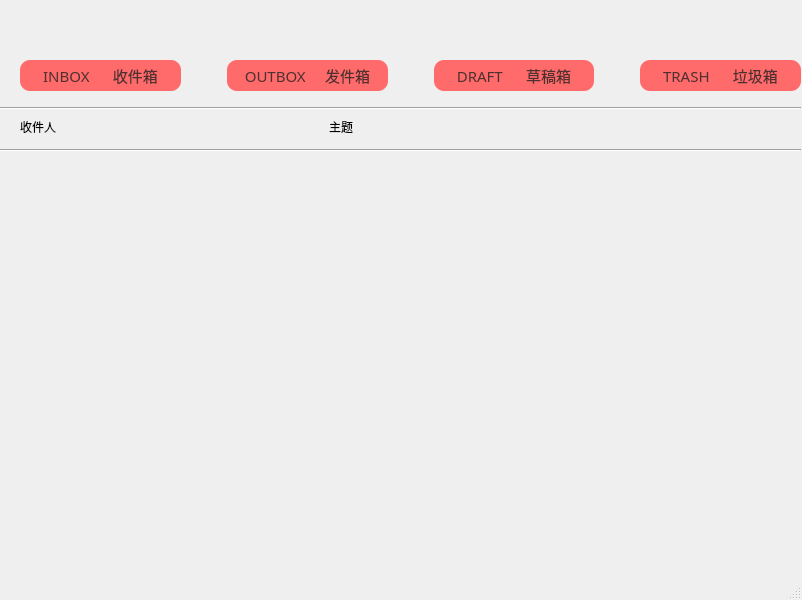
<?xml version="1.0" encoding="UTF-8"?>
<ui version="4.0">
 <class>draft</class>
 <widget class="QMainWindow" name="draft">
  <property name="geometry">
   <rect>
    <x>0</x>
    <y>0</y>
    <width>802</width>
    <height>600</height>
   </rect>
  </property>
  <property name="windowTitle">
   <string>MainWindow</string>
  </property>
  <widget class="QWidget" name="centralwidget">
   <widget class="Line" name="line_2">
    <property name="geometry">
     <rect>
      <x>0</x>
      <y>100</y>
      <width>801</width>
      <height>16</height>
     </rect>
    </property>
    <property name="orientation">
     <enum>Qt::Horizontal</enum>
    </property>
   </widget>
   <widget class="QWidget" name="layoutWidget_3">
    <property name="geometry">
     <rect>
      <x>20</x>
      <y>111</y>
      <width>611</width>
      <height>31</height>
     </rect>
    </property>
    <layout class="QHBoxLayout" name="horizontalLayout_15">
     <item>
      <widget class="QLabel" name="label">
       <property name="font">
        <font>
         <family>Adobe 黑体 Std R</family>
        </font>
       </property>
       <property name="text">
        <string>收件人</string>
       </property>
      </widget>
     </item>
     <item>
      <widget class="QLabel" name="label_14">
       <property name="font">
        <font>
         <family>Adobe 黑体 Std R</family>
        </font>
       </property>
       <property name="text">
        <string>主题</string>
       </property>
      </widget>
     </item>
    </layout>
   </widget>
   <widget class="Line" name="line_4">
    <property name="geometry">
     <rect>
      <x>0</x>
      <y>140</y>
      <width>801</width>
      <height>20</height>
     </rect>
    </property>
    <property name="orientation">
     <enum>Qt::Horizontal</enum>
    </property>
   </widget>
   <widget class="QWidget" name="verticalLayoutWidget_8">
    <property name="geometry">
     <rect>
      <x>660</x>
      <y>170</y>
      <width>91</width>
      <height>331</height>
     </rect>
    </property>
    <layout class="QVBoxLayout" name="layoutOpen_4"/>
   </widget>
   <widget class="QWidget" name="verticalLayoutWidget_7">
    <property name="geometry">
     <rect>
      <x>30</x>
      <y>170</y>
      <width>611</width>
      <height>331</height>
     </rect>
    </property>
    <layout class="QVBoxLayout" name="layout_4"/>
   </widget>
   <widget class="QWidget" name="layoutWidget">
    <property name="geometry">
     <rect>
      <x>20</x>
      <y>60</y>
      <width>781</width>
      <height>31</height>
     </rect>
    </property>
    <layout class="QHBoxLayout" name="horizontalLayout_7">
     <item>
      <widget class="QPushButton" name="inbox">
       <property name="sizePolicy">
        <sizepolicy hsizetype="Minimum" vsizetype="Minimum">
         <horstretch>5</horstretch>
         <verstretch>0</verstretch>
        </sizepolicy>
       </property>
       <property name="font">
        <font>
         <family>Adobe 黑体 Std R</family>
         <pointsize>11</pointsize>
        </font>
       </property>
       <property name="styleSheet">
        <string notr="true">QPushButton
{
	background-color: rgb(255, 106, 106);
	border-radius : 10px;
	color: rgb(79, 48, 48);
	
	
	image: url(:/new/prefix/resource/get.png);
}</string>
       </property>
       <property name="text">
        <string>INBOX      收件箱</string>
       </property>
      </widget>
     </item>
     <item>
      <spacer name="horizontalSpacer_15">
       <property name="orientation">
        <enum>Qt::Horizontal</enum>
       </property>
       <property name="sizeHint" stdset="0">
        <size>
         <width>40</width>
         <height>20</height>
        </size>
       </property>
      </spacer>
     </item>
     <item>
      <widget class="QPushButton" name="outbox">
       <property name="sizePolicy">
        <sizepolicy hsizetype="Minimum" vsizetype="Minimum">
         <horstretch>5</horstretch>
         <verstretch>0</verstretch>
        </sizepolicy>
       </property>
       <property name="font">
        <font>
         <family>Adobe 黑体 Std R</family>
         <pointsize>11</pointsize>
        </font>
       </property>
       <property name="styleSheet">
        <string notr="true">QPushButton
{
	background-color: rgb(255, 106, 106);
	border-radius : 10px;
	color: rgb(79, 48, 48);
	
	
	
	image: url(:/new/prefix/resource/already.png);
}</string>
       </property>
       <property name="text">
        <string>OUTBOX     发件箱</string>
       </property>
      </widget>
     </item>
     <item>
      <spacer name="horizontalSpacer_16">
       <property name="orientation">
        <enum>Qt::Horizontal</enum>
       </property>
       <property name="sizeHint" stdset="0">
        <size>
         <width>40</width>
         <height>20</height>
        </size>
       </property>
      </spacer>
     </item>
     <item>
      <widget class="QPushButton" name="draft_2">
       <property name="sizePolicy">
        <sizepolicy hsizetype="Minimum" vsizetype="Minimum">
         <horstretch>5</horstretch>
         <verstretch>0</verstretch>
        </sizepolicy>
       </property>
       <property name="font">
        <font>
         <family>Adobe 黑体 Std R</family>
         <pointsize>11</pointsize>
        </font>
       </property>
       <property name="styleSheet">
        <string notr="true">QPushButton
{
	background-color: rgb(255, 106, 106);
	border-radius : 10px;
	color: rgb(79, 48, 48);
	image: url(:/new/prefix/resource/draft.png);
}</string>
       </property>
       <property name="text">
        <string>DRAFT      草稿箱</string>
       </property>
      </widget>
     </item>
     <item>
      <spacer name="horizontalSpacer_17">
       <property name="orientation">
        <enum>Qt::Horizontal</enum>
       </property>
       <property name="sizeHint" stdset="0">
        <size>
         <width>40</width>
         <height>20</height>
        </size>
       </property>
      </spacer>
     </item>
     <item>
      <widget class="QPushButton" name="trash">
       <property name="sizePolicy">
        <sizepolicy hsizetype="Minimum" vsizetype="Minimum">
         <horstretch>5</horstretch>
         <verstretch>0</verstretch>
        </sizepolicy>
       </property>
       <property name="font">
        <font>
         <family>Adobe 黑体 Std R</family>
         <pointsize>11</pointsize>
        </font>
       </property>
       <property name="styleSheet">
        <string notr="true">QPushButton
{
	background-color: rgb(255, 106, 106);
	border-radius : 10px;
	color: rgb(79, 48, 48);
	image: url(:/new/prefix/resource/rubbish.png);
}</string>
       </property>
       <property name="text">
        <string>TRASH      垃圾箱</string>
       </property>
      </widget>
     </item>
    </layout>
   </widget>
  </widget>
  <widget class="QMenuBar" name="menubar">
   <property name="geometry">
    <rect>
     <x>0</x>
     <y>0</y>
     <width>802</width>
     <height>26</height>
    </rect>
   </property>
  </widget>
  <widget class="QStatusBar" name="statusbar"/>
 </widget>
 <resources/>
 <connections/>
</ui>
